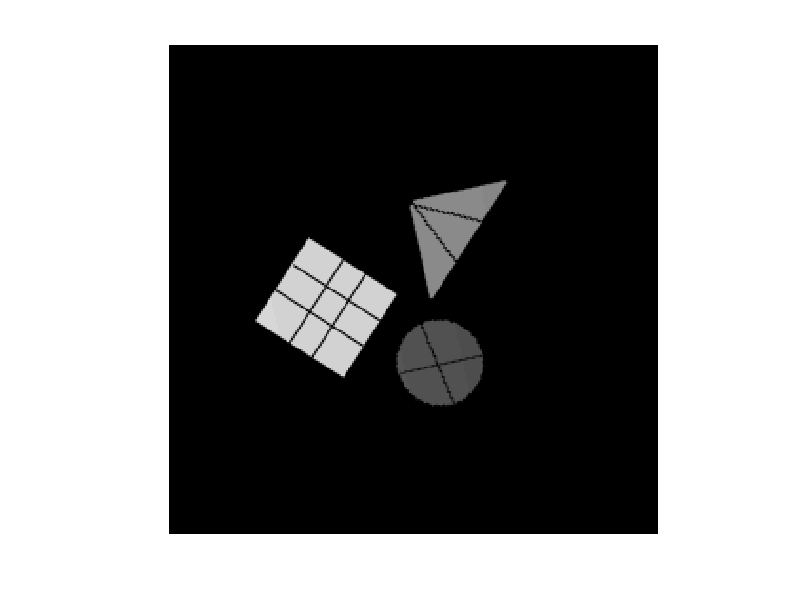

This chart was generated by the following MATLAB code: (Note: this script raises an error after producing the figure.)
% CPD 2D image registration example.
% The idea is to extract feature points from both images beforehand.
% Register the extracted point sets. And then apply the estimated
% transformation to the images.

clear all; %close all; clc;
load cpd_data_geometry.mat; % load two images
im = imcrop(im);
% Extract feature points. Here we use a simple edge detector.
% Most likely you'll have to use a more advanced feature detector here.
[j,i]=find(edge(im,'canny'));
X=[i j]; % first point set

[j,i]=find(edge(refim,'canny'));
Y=[i j]; % second point set


% Set the options
opt.method='rigid'; % use rigid registration
opt.viz=1;          % show every iteration
opt.scale = 1;
% registering Y to X
Transform=cpd_register(X,Y,opt);

% Now lets apply the found transformation to the image
% Create a dense grid of points
[M,N]=size(refim);
[x,y]=meshgrid(1:N,1:M); 
grid=[x(:) y(:)];

% Transform the grid according to the estimated transformation
T=cpd_transform(grid, Transform);

% Interpolate the image
Tx=reshape(T(:,1),[M N]);
Ty=reshape(T(:,2),[M N]);
result=interp2(im,Tx,Ty);   % evaluate image Y at the new gird (through interpolation)

% Show the result
figure,imshow(im); title('Source image');
figure,imshow(refim); title('Reference image');
figure,imshow(result); title('Result image');
